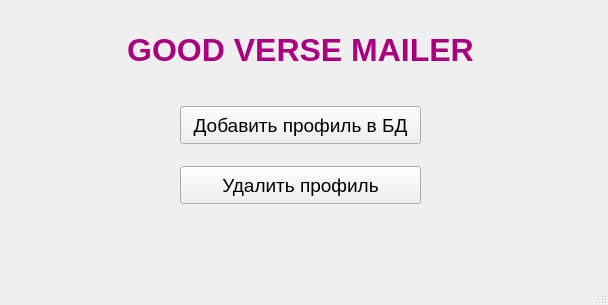
<?xml version="1.0" encoding="UTF-8"?>
<ui version="4.0">
 <class>MainWindow</class>
 <widget class="QMainWindow" name="MainWindow">
  <property name="geometry">
   <rect>
    <x>0</x>
    <y>0</y>
    <width>608</width>
    <height>305</height>
   </rect>
  </property>
  <property name="windowTitle">
   <string>MainWindow</string>
  </property>
  <widget class="QWidget" name="centralwidget">
   <widget class="QWidget" name="verticalLayoutWidget">
    <property name="geometry">
     <rect>
      <x>180</x>
      <y>90</y>
      <width>241</width>
      <height>131</height>
     </rect>
    </property>
    <layout class="QVBoxLayout" name="verticalLayout">
     <item>
      <widget class="QPushButton" name="pushButton">
       <property name="enabled">
        <bool>true</bool>
       </property>
       <property name="sizePolicy">
        <sizepolicy hsizetype="Minimum" vsizetype="Fixed">
         <horstretch>0</horstretch>
         <verstretch>0</verstretch>
        </sizepolicy>
       </property>
       <property name="minimumSize">
        <size>
         <width>0</width>
         <height>38</height>
        </size>
       </property>
       <property name="font">
        <font>
         <pointsize>14</pointsize>
        </font>
       </property>
       <property name="text">
        <string>Добавить профиль в БД</string>
       </property>
      </widget>
     </item>
     <item>
      <widget class="QPushButton" name="pushButton_2">
       <property name="minimumSize">
        <size>
         <width>0</width>
         <height>38</height>
        </size>
       </property>
       <property name="font">
        <font>
         <pointsize>14</pointsize>
        </font>
       </property>
       <property name="text">
        <string>Удалить профиль</string>
       </property>
      </widget>
     </item>
    </layout>
   </widget>
   <widget class="QLabel" name="label">
    <property name="geometry">
     <rect>
      <x>90</x>
      <y>30</y>
      <width>421</width>
      <height>41</height>
     </rect>
    </property>
    <property name="font">
     <font>
      <pointsize>24</pointsize>
     </font>
    </property>
    <property name="text">
     <string>&lt;html&gt;&lt;head/&gt;&lt;body&gt;&lt;p align=&quot;center&quot;&gt;&lt;span style=&quot; font-weight:600; color:#aa007f;&quot;&gt;GOOD VERSE MAILER&lt;/span&gt;&lt;/p&gt;&lt;/body&gt;&lt;/html&gt;</string>
    </property>
   </widget>
  </widget>
  <widget class="QMenuBar" name="menubar">
   <property name="geometry">
    <rect>
     <x>0</x>
     <y>0</y>
     <width>608</width>
     <height>27</height>
    </rect>
   </property>
  </widget>
  <widget class="QStatusBar" name="statusbar"/>
 </widget>
 <resources/>
 <connections/>
</ui>
